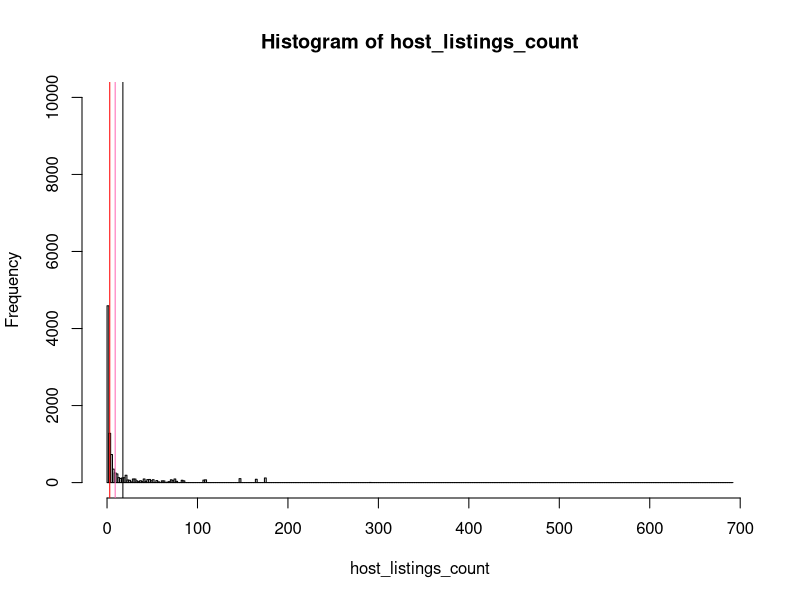

The R script that drew this image:
# Analytics assignment
data <- read.csv("listings.csv")
des <- read.csv("variable_descriptions.csv")

host_listings_count <- data$host_listings_count
dev.off()
# distribution of host_listing_count
hist(host_listings_count, breaks = 400, ylim = c(0, 10000))
abline(v = median(host_listings_count), col = "red")
abline(v = mean(host_listings_count, col = "turquoise4"))
abline(v = 9, col = "hotpink")


mean(host_listings_count)
min(host_listings_count)
max(host_listings_count)
